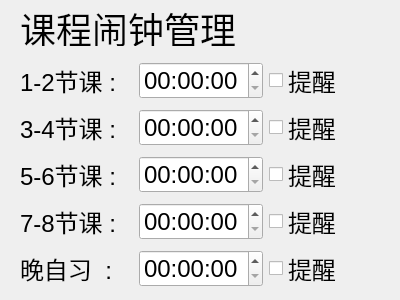
<?xml version="1.0" encoding="UTF-8"?>
<ui version="4.0">
 <class>alarmDialog</class>
 <widget class="QDialog" name="alarmDialog">
  <property name="geometry">
   <rect>
    <x>0</x>
    <y>0</y>
    <width>400</width>
    <height>300</height>
   </rect>
  </property>
  <property name="windowTitle">
   <string>Dialog</string>
  </property>
  <widget class="QLabel" name="label">
   <property name="geometry">
    <rect>
     <x>20</x>
     <y>10</y>
     <width>216</width>
     <height>36</height>
    </rect>
   </property>
   <property name="font">
    <font>
     <pointsize>27</pointsize>
    </font>
   </property>
   <property name="text">
    <string>课程闹钟管理</string>
   </property>
  </widget>
  <widget class="QWidget" name="">
   <property name="geometry">
    <rect>
     <x>20</x>
     <y>60</y>
     <width>361</width>
     <height>231</height>
    </rect>
   </property>
   <layout class="QVBoxLayout" name="verticalLayout">
    <item>
     <layout class="QHBoxLayout" name="horizontalLayout">
      <item>
       <widget class="QLabel" name="label_2">
        <property name="font">
         <font>
          <pointsize>18</pointsize>
         </font>
        </property>
        <property name="text">
         <string>1-2节课 :</string>
        </property>
       </widget>
      </item>
      <item>
       <widget class="QTimeEdit" name="timeEdit">
        <property name="font">
         <font>
          <pointsize>18</pointsize>
         </font>
        </property>
       </widget>
      </item>
      <item>
       <widget class="QCheckBox" name="checkBox">
        <property name="font">
         <font>
          <pointsize>18</pointsize>
         </font>
        </property>
        <property name="text">
         <string>提醒</string>
        </property>
       </widget>
      </item>
     </layout>
    </item>
    <item>
     <layout class="QHBoxLayout" name="horizontalLayout_2">
      <item>
       <widget class="QLabel" name="label_3">
        <property name="font">
         <font>
          <pointsize>18</pointsize>
         </font>
        </property>
        <property name="text">
         <string>3-4节课 :</string>
        </property>
       </widget>
      </item>
      <item>
       <widget class="QTimeEdit" name="timeEdit_2">
        <property name="font">
         <font>
          <pointsize>18</pointsize>
         </font>
        </property>
       </widget>
      </item>
      <item>
       <widget class="QCheckBox" name="checkBox_2">
        <property name="font">
         <font>
          <pointsize>18</pointsize>
         </font>
        </property>
        <property name="text">
         <string>提醒</string>
        </property>
       </widget>
      </item>
     </layout>
    </item>
    <item>
     <layout class="QHBoxLayout" name="horizontalLayout_3">
      <item>
       <widget class="QLabel" name="label_4">
        <property name="font">
         <font>
          <pointsize>18</pointsize>
         </font>
        </property>
        <property name="text">
         <string>5-6节课 :</string>
        </property>
       </widget>
      </item>
      <item>
       <widget class="QTimeEdit" name="timeEdit_3">
        <property name="font">
         <font>
          <pointsize>18</pointsize>
         </font>
        </property>
       </widget>
      </item>
      <item>
       <widget class="QCheckBox" name="checkBox_3">
        <property name="font">
         <font>
          <pointsize>18</pointsize>
         </font>
        </property>
        <property name="text">
         <string>提醒</string>
        </property>
       </widget>
      </item>
     </layout>
    </item>
    <item>
     <layout class="QHBoxLayout" name="horizontalLayout_4">
      <item>
       <widget class="QLabel" name="label_5">
        <property name="font">
         <font>
          <pointsize>18</pointsize>
         </font>
        </property>
        <property name="text">
         <string>7-8节课 :</string>
        </property>
       </widget>
      </item>
      <item>
       <widget class="QTimeEdit" name="timeEdit_4">
        <property name="font">
         <font>
          <pointsize>18</pointsize>
         </font>
        </property>
       </widget>
      </item>
      <item>
       <widget class="QCheckBox" name="checkBox_4">
        <property name="font">
         <font>
          <pointsize>18</pointsize>
         </font>
        </property>
        <property name="text">
         <string>提醒</string>
        </property>
       </widget>
      </item>
     </layout>
    </item>
    <item>
     <layout class="QHBoxLayout" name="horizontalLayout_5">
      <item>
       <widget class="QLabel" name="label_6">
        <property name="font">
         <font>
          <pointsize>18</pointsize>
         </font>
        </property>
        <property name="text">
         <string>晚自习  :</string>
        </property>
       </widget>
      </item>
      <item>
       <widget class="QTimeEdit" name="timeEdit_5">
        <property name="font">
         <font>
          <pointsize>18</pointsize>
         </font>
        </property>
       </widget>
      </item>
      <item>
       <widget class="QCheckBox" name="checkBox_5">
        <property name="font">
         <font>
          <pointsize>18</pointsize>
         </font>
        </property>
        <property name="text">
         <string>提醒</string>
        </property>
       </widget>
      </item>
     </layout>
    </item>
   </layout>
  </widget>
 </widget>
 <resources/>
 <connections/>
</ui>
